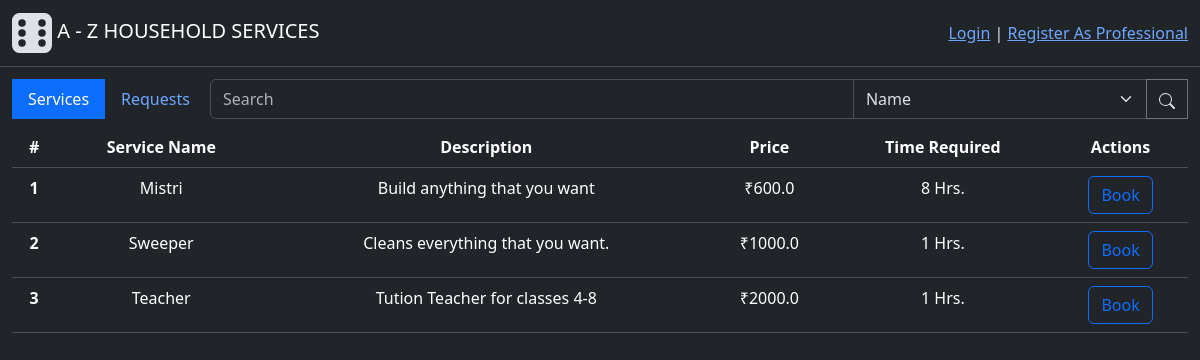
/user/services, run on an earlier commit of the app's database.
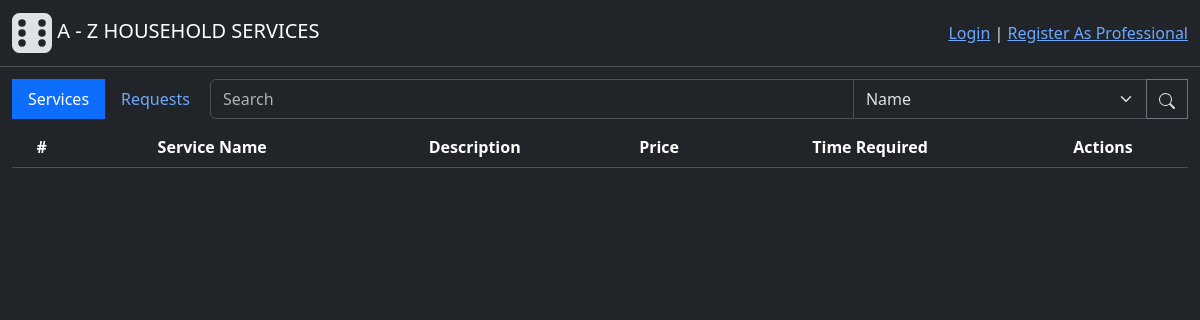
And on a later commit of the database.
### backend/modals.py (models this page shows)
class Service(db.Model):
    id = db.Column(db.Integer(), primary_key=True)
    name = db.Column(db.String(30),unique=True, nullable=False)
    desc = db.Column(db.String(500), nullable=False)
    time_required = db.Column(db.Integer(), nullable=False) # Time required (in Hrs)
    price = db.Column(db.Float(), nullable=False)
    status = db.Column(db.Integer(), nullable=False, default=1) # 0-inactive, 1-active
    service_requests = db.relationship("ServiceRequest", cascade="all, delete", backref="services", lazy=True) # For accessing all the service requests having common service
    def capitalised_name(self):
        return self.name.title()

### backend/controllers.py (the view)
@app.route("/user/services", methods=["GET", "POST"])
def user_services_tab():
    button_state = request.args.get("button_state", 1, type=int) # Accessing data send using url_for function, default=1
    services = Service.query.filter_by(status=1)
    return render_template("user_services_tab.html", services=services, button_state=button_state)

### templates/user_services_tab.html
{% extends "user_dashboard.html" %}
{% block subcontent %}
    <table class="table mt-2">
        <thead>
        <tr>
            <th scope="col">#</th>
            <th scope="col">Service Name</th>
            <th scope="col">Description</th>
            <th scope="col">Price</th>
            <th scope="col">Time Required</th>
            <th scope="col">Actions</th>
        </tr>
        </thead>
        <tbody>
            {% for service in services %}
                <tr>
                    <th scope="row">{{service.id}}</th>
                    <td>{{service.capitalised_name()}}</td>
                    <td style="max-width: 600px;">{{service.desc}}</td>
                    <td>&#8377;{{service.price}}</td>
                    <td>{{service.time_required}} Hrs.</td>
                    <td>
                        <form action="/user/services/create_request/{{service.id}}" method="POST">
                            <button type="submit" class="btn btn-outline-primary">Book</button>
                        </form>
                    </td>
                </tr>
            {% endfor %}
        </tbody>
    </table>
{% endblock %}

What changed in the data, as far as the page shows it:
no longer on this page (row edited): Service: id "1", capitalised_name "Mistri", desc "Build anything that you want", price "600.0", time_required "8"
removed Service: id "2", capitalised_name "Sweeper", desc "Cleans everything that you want.", price "1000.0", time_required "1"
removed Service: id "3", capitalised_name "Teacher", desc "Tution Teacher for classes 4-8", price "2000.0", time_required "1"
